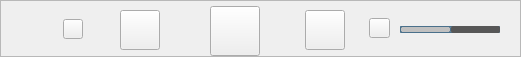
   <widget class="QFrame" name="frame_2">
    <property name="geometry">
     <rect>
      <x>349</x>
      <y>639</y>
      <width>521</width>
      <height>57</height>
     </rect>
    </property>
    <property name="frameShape">
     <enum>QFrame::StyledPanel</enum>
    </property>
    <property name="frameShadow">
     <enum>QFrame::Raised</enum>
    </property>
    <widget class="QPushButton" name="pushButton_4">
     <property name="geometry">
      <rect>
       <x>63</x>
       <y>19</y>
       <width>20</width>
       <height>20</height>
      </rect>
     </property>
     <property name="minimumSize">
      <size>
       <width>20</width>
       <height>20</height>
      </size>
     </property>
     <property name="styleSheet">
      <string notr="true">border-image: url(:/lib/danqu.png);</string>
     </property>
     <property name="text">
      <string/>
     </property>
    </widget>
    <widget class="QSlider" name="horizontalSlider_2">
     <property name="geometry">
      <rect>
       <x>400</x>
       <y>23</y>
       <width>100</width>
       <height>12</height>
      </rect>
     </property>
     <property name="styleSheet">
      <string notr="true">QSlider::groove:horizontal {
    border: 1px solid #4A708B;
    background: #C0C0C0;
    height: 5px;
    border-radius: 1px;
    padding-left:-1px;
    padding-right:-1px;
}

QSlider::sub-page:horizontal {
    background: qlineargradient(x1:0, y1:0, x2:0, y2:1,
        stop:0 #B1B1B1, stop:1 #c4c4c4);
    background: qlineargradient(x1: 0, y1: 0.2, x2: 1, y2: 1,
        stop: 0 #5DCCFF, stop: 1 #1874CD);
    border: 1px solid #4A708B;
    height: 10px;
    border-radius: 2px;
}

QSlider::add-page:horizontal {
    background: #575757;
    border: 0px solid #777;
    height: 10px;
    border-radius: 2px;
}

QSlider::handle:horizontal
{
    background: qradialgradient(spread:pad, cx:0.5, cy:0.5, radius:0.5, fx:0.5, fy:0.5,
        stop:0.6 #45ADED, stop:0.778409 rgba(255, 255, 255, 255));

    width: 11px;
    margin-top: -3px;
    margin-bottom: -3px;
    border-radius: 5px;
}

QSlider::handle:horizontal:hover {
    background: qradialgradient(spread:pad, cx:0.5, cy:0.5, radius:0.5, fx:0.5, fy:0.5, stop:0.6 #2A8BDA,
        stop:0.778409 rgba(255, 255, 255, 255));

    width: 11px;
    margin-top: -3px;
    margin-bottom: -3px;
    border-radius: 5px;
}

QSlider::sub-page:horizontal:disabled {
    background: #00009C;
    border-color: #999;
}

QSlider::add-page:horizontal:disabled {
    background: #eee;
    border-color: #999;
}

QSlider::handle:horizontal:disabled {
    background: #eee;
    border: 1px solid #aaa;
    border-radius: 4px;
}</string>
     </property>
     <property name="value">
      <number>50</number>
     </property>
     <property name="orientation">
      <enum>Qt::Horizontal</enum>
     </property>
    </widget>
    <widget class="QPushButton" name="pushButton_5">
     <property name="geometry">
      <rect>
       <x>369</x>
       <y>18</y>
       <width>21</width>
       <height>20</height>
      </rect>
     </property>
     <property name="minimumSize">
      <size>
       <width>20</width>
       <height>20</height>
      </size>
     </property>
     <property name="styleSheet">
      <string notr="true">border-image: url(:/lib/shengyin.png);</string>
     </property>
     <property name="text">
      <string/>
     </property>
    </widget>
    <widget class="QPushButton" name="pushButton_1">
     <property name="geometry">
      <rect>
       <x>120</x>
       <y>10</y>
       <width>40</width>
       <height>40</height>
      </rect>
     </property>
     <property name="minimumSize">
      <size>
       <width>40</width>
       <height>40</height>
      </size>
     </property>
     <property name="styleSheet">
      <string notr="true">border-image: url(:/lib/shangyiqu.png);</string>
     </property>
     <property name="text">
      <string/>
     </property>
    </widget>
    <widget class="QPushButton" name="pushButton_3">
     <property name="geometry">
      <rect>
       <x>305</x>
       <y>10</y>
       <width>40</width>
       <height>40</height>
      </rect>
     </property>
     <property name="minimumSize">
      <size>
       <width>40</width>
       <height>40</height>
      </size>
     </property>
     <property name="styleSheet">
      <string notr="true">border-image: url(:/lib/xiayiqu.png);</string>
     </property>
     <property name="text">
      <string/>
     </property>
    </widget>
    <widget class="QPushButton" name="pushButton_2">
     <property name="geometry">
      <rect>
       <x>210</x>
       <y>6</y>
       <width>50</width>
       <height>50</height>
      </rect>
     </property>
     <property name="minimumSize">
      <size>
       <width>50</width>
       <height>50</height>
      </size>
     </property>
     <property name="styleSheet">
      <string notr="true">border-image: url(:/lib/1bofang.png);</string>
     </property>
     <property name="text">
      <string/>
     </property>
    </widget>
   </widget>
